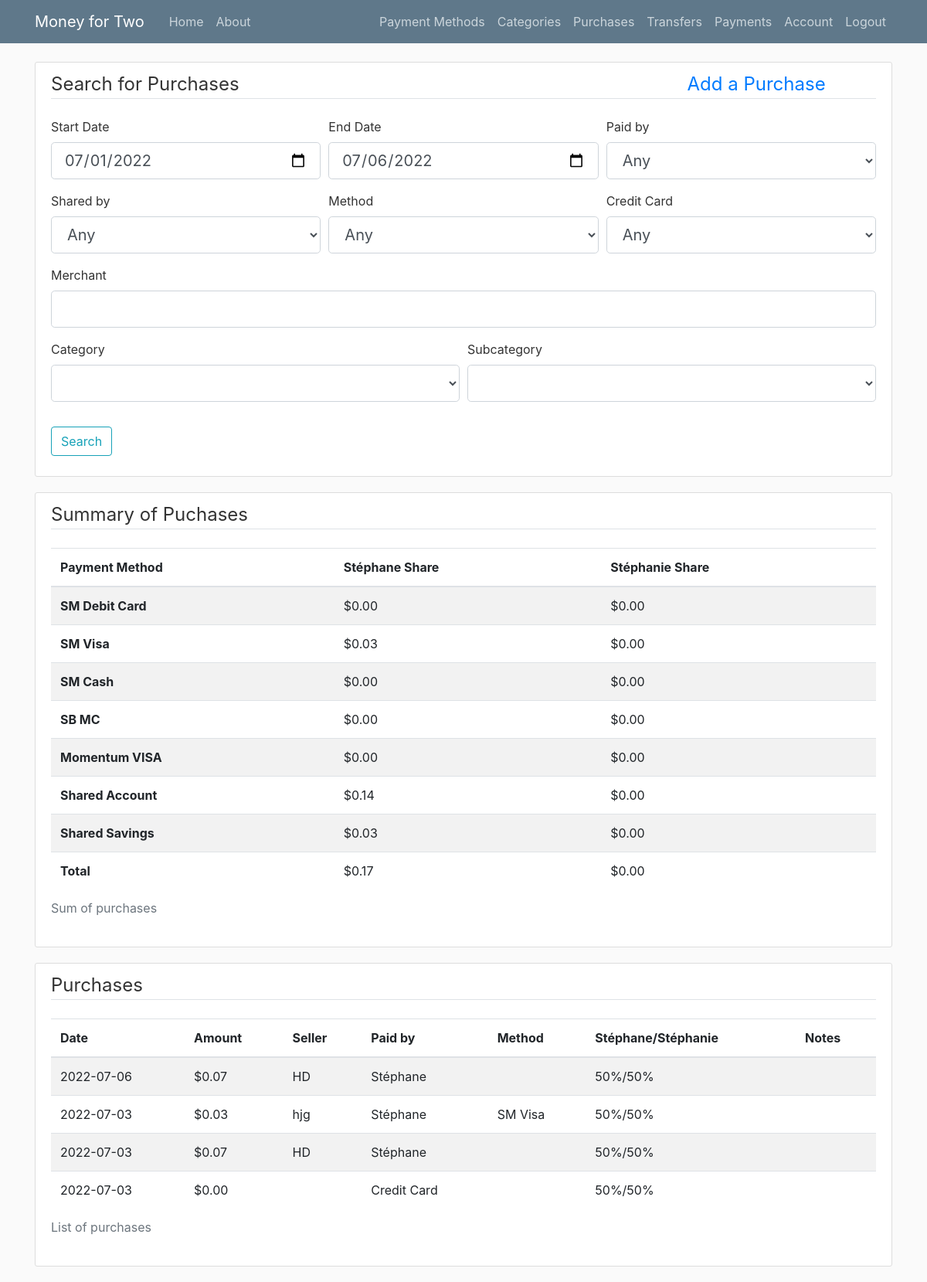
Page /purchases/ (signed in) on the committed database.
### app/models.py (models this page shows, shortened)
class User(db.Model, UserMixin):
    id=db.Column(db.Integer, autoincrement=True,primary_key=True)
    username1 = db.Column(db.String(20), nullable=False)
    username2 = db.Column(db.String(20), nullable=False)
    email = db.Column(db.String(120), unique=True, nullable=False)
    password = db.Column(db.String(60), nullable=False)
    payments = db.relationship('Payment',backref='payer',lazy=True)
    purchases = db.relationship('Purchase',backref='purchaser',lazy=True)
    transfers = db.relationship('Transfer',backref='transferer',lazy=True)
    cards = db.relationship('Card',backref='carder',lazy=True)
    methods = db.relationship('Method',backref='methoder',lazy=True)
    categories = db.relationship('Category',backref='categoryer',lazy=True)

class Method(db.Model):
    id = db.Column(db.Integer, autoincrement=True,primary_key=True)
    method = db.Column(db.String(20),nullable=False,unique=True)
    user_id = db.Column(db.Integer, db.ForeignKey('user.id'), nullable=False)
    purchases = db.relationship('Purchase',backref='purchase_method',lazy=True)

class Card(db.Model):
    id = db.Column(db.Integer, autoincrement=True,primary_key=True)
    card = db.Column(db.String(20),nullable=False,unique=True)
    user_id = db.Column(db.Integer, db.ForeignKey('user.id'), nullable=False)
    payments = db.relationship('Payment',backref='card_paid',lazy=True)
    purchases = db.relationship('Purchase',backref='card_used',lazy=True)

class Purchase(db.Model):
    id = db.Column(db.Integer, autoincrement=True, primary_key=True)
    date = db.Column(db.Date,nullable=False,default=date.today)
    amount = db.Column(db.Numeric,nullable=False)
    seller = db.Column(db.String(120),nullable=False)
    paid_by = db.Column(db.Integer,nullable=False)
    user1_pct = db.Column(db.Numeric,nullable=False)
    notes = db.Column(db.String(120))
    user_id = db.Column(db.Integer, db.ForeignKey('user.id'), nullable=False)
    method_id = db.Column(db.Integer, db.ForeignKey('method.id'), nullable=True)
    card_id = db.Column(db.Integer, db.ForeignKey('card.id'), nullable=True)
    subcategory_id = db.Column(db.Integer, db.ForeignKey('subcategory.id'), nullable=True)

### app/routes.py (the view, shortened to what this page needs)
@app.route('/purchases/', methods=['GET','POST'])
def purchases():
    form = PurchaseQueryForm()
    form.paid_by.choices = [(3,'Any')]+[(1,current_user.username1+'*'),(2,current_user.username2+'*')]
    form.shared_by.choices = [(3,'Any')]+[(1,current_user.username1+'*'),(2,current_user.username2+'*')]
    methods = Method.query.filter_by(user_id=current_user.id).all()
    form.method_id.choices = [(-1,'Any')]+[(method.id, method.method) for method in methods]
    cards = Card.query.filter_by(user_id=current_user.id).all()
    form.card_id.choices = [(-1,'Any')]+[(card.id, card.card) for card in cards]
    form_card_sums=[]
    csum1 = 0
    csum2 = 0
    form_method_sums=[]
    msum1 = 0
    msum2 = 0
    if not request.args: #request.method == 'GET':
        form_start=datetime.today().date().replace(day=1)
        form_end=datetime.today().date()
        form_card=-1
        form_method=-1
        form_paid_by=3
        form_shared_by=3
        form_seller=''
        purchases = db.session.query(Purchase).filter(and_(Purchase.user_id==current_user.id, Purchase.date>=datetime.today().date().replace(day=1))).order_by(desc(Purchase.date)).all()
        print(payments)
        for method in methods:
            form_msum1=Purchase.query.with_entities(func.sum(Purchase.amount).label("mySum")).filter(and_(Purchase.user_id==current_user.id, Purchase.method_id==method.id, Purchase.date>=datetime.today().date().replace(day=1),Purchase.paid_by==1)).first()
            form_msum2=Purchase.query.with_entities(func.sum(Purchase.amount).label("mySum")).filter(and_(Purchase.user_id==current_user.id, Purchase.method_id==method.id, Purchase.date>=datetime.today().date().replace(day=1),Purchase.paid_by==2)).first()
            if form_msum1.mySum and int(form_paid_by)!=2:
                form_msumpaidby1 = float(form_msum1.mySum)
            else:
                form_msumpaidby1 = 0
            if form_msum2.mySum and int(form_paid_by)!=1:
                form_msumpaidby2 = float(form_msum2.mySum)
            else:
                form_msumpaidby2 = 0
            form_method_sums.append([method.method,form_msumpaidby1,form_msumpaidby2])
            msum1+=form_msumpaidby1
            msum2+=form_msumpaidby2
        for card in cards:
            form_csum1=Purchase.query.with_entities(func.sum(Purchase.amount).label("mySum")).filter(and_(Purchase.user_id==current_user.id, Purchase.card_id==card.id, Purchase.date>=datetime.today().date().replace(day=1),Purchase.paid_by==1)).first()
            form_csum2=Purchase.query.with_entities(func.sum(Purchase.amount).label("mySum")).filter(and_(Purchase.user_id==current_user.id, Purchase.card_id==card.id, Purchase.date>=datetime.today().date().replace(day=1),Purchase.paid_by==2)).first()
            if form_csum1.mySum and int(form_paid_by)!=2:
                form_csumpaidby1 = float(form_csum1.mySum)
            else:
                form_csumpaidby1 = 0
            if form_csum2.mySum and int(form_paid_by)!=1:
                form_csumpaidby2 = float(form_csum2.mySum)
            else:
                form_csumpaidby2 = 0
            form_card_sums.append([card.card,form_csumpaidby1,form_csumpaidby2])
            csum1+=form_csumpaidby1
            csum2+=form_csumpaidby2
    print(form_start)
    print(form_end)
    print(form_paid_by)
    print(form_seller)
    print(form_card)
    print(form_method)
    print(form_shared_by)
    return render_template('purchases.html', title='Purchases', form=form, form_start=form_start, form_end=form_end, form_paid_by=form_paid_by, form_shared_by=form_shared_by, form_seller=form_seller, form_card=form_card, form_method=form_method, purchases=purchases, user1=current_user.username1, user2=current_user.username2, method_sums=form_method_sums, msum1=msum1, msum2=msum2, card_sums=form_card_sums, csum1=csum1, csum2=csum2)

### app/forms.py (shortened to what this page needs)
class PurchaseQueryForm(FlaskForm):
    start_date = DateField('Start Date', validators=[DataRequired()])
    end_date = DateField('End Date', validators=[DataRequired()])
    paid_by = SelectField('Paid by', validators=[DataRequired()])
    shared_by = SelectField('Shared by', validators=[DataRequired()])
    method_id = SelectField('Method', validators=[DataRequired()])
    category_id = SelectField('Category', validators=[DataRequired()])
    subcategory_id = SelectField('Subcategory', validators=[DataRequired()])
    card_id = SelectField('Credit Card', validators=[DataRequired()])
    seller = StringField('Merchant', validators=[Length(max=80)])
    submit = SubmitField('Search')

### app/models.py (called while the page is built)
@login_manager.user_loader
def load_user(user_id):
    return User.query.get(int(user_id))

### app/templates/purchases.html (shortened to what this page needs)
{% extends "layout.html" %}
{% block content %}
<div class="content-section">
    <form method="POST" action="">
        <fieldset class="form-group">
            <legend class="border-bottom mb-4">
                <div class="row">
                    <div class="col">
                    Search for Purchases
                    </div>
                    <div class="col-3">
                        <a href="{{ url_for('new_purchase') }}">Add a Purchase</a>
                    </div>
                </div>
            </legend>
            <div class="form-row">
                <div class="col">
                    <div class="form-group">
                        {{ form.start_date.label(class="form-control-label") }}
                        {% if form.start_date.errors %}
                            {{ form.start_date(class="form-control form-control-lg is-invalid", value=form_start ) }}
                            <div class="invalid-feedback">
                                {% for error in form.start_date.errors %}
                                    <span>{{ error }}</span>
                                {% endfor %}
                            </div>
                        {% else %}
                            {{ form.start_date(class="form-control form-control-lg", value=form_start ) }}
                        {% endif %}
                    </div>
                </div>
                <div class="col">
                    <div class="form-group">
                        {{ form.end_date.label(class="form-control-label") }}
                        {% if form.end_date.errors %}
                            {{ form.end_date(class="form-control form-control-lg is-invalid", value=form_end) }}
                            <div class="invalid-feedback">
                                {% for error in form.end_date.errors %}
                                    <span>{{ error }}</span>
                                {% endfor %}
                            </div>
                        {% else %}
                            {{ form.end_date(class="form-control form-control-lg", value=form_end) }}
                        {% endif %}
                    </div>
                </div>
                <div class="col">
                    <div class="form-group">
                        {{ form.paid_by.label(class="form-control-label") }}
                        {% if form_paid_by !=3%}
                            {{ form.paid_by(class="form-control form-control-lg", value=form_paid_by) }}
                        {% else %}
                            {{ form.paid_by(class="form-control form-control-lg") }}
                        {% endif %}
                    </div>
                </div>
            </div>
            <div class="form-row">
                <div class="col">
                    <div class="form-group">
                        {{ form.shared_by.label(class="form-control-label") }}
                        {% if form_shared_by%}
                            {{ form.shared_by(class="form-control form-control-lg", value=form_shared_by) }}
                        {% else %}
                            {{ form.shared_by(class="form-control form-control-lg") }}
                        {% endif %}
                    </div>
                </div>
                <div class="col">
                    <div class="form-group">
                        {{ form.method_id.label(class="form-control-label") }}
                        {% if form_method!=-1 %}
                            {{ form.method_id(class="form-control form-control-lg", value=form_method) }}
                        {% else %}
                            {{ form.method_id(class="form-control form-control-lg") }}
                        {% endif %}
                    </div>
                </div>
                <div class="col">
                    <div class="form-group">
                        {{ form.card_id.label(class="form-control-label") }}
                        {% if form_card!=-1 %}
                            {{ form.card_id(class="form-control form-control-lg", value=form_card) }}
                        {% else %}
                            {{ form.card_id(class="form-control form-control-lg") }}
                        {% endif %}
                    </div>
                </div>
            </div>
            <div class="form-row">
                <div class="col">
                    <div class="form-group">
                        {{ form.seller.label(class="form-control-label") }}
                        {% if form.seller.errors %}
                            {{ form.seller(class="form-control is-invalid", value=form_seller) }}
                            <div class="invalid-feedback">
                                {% for error in form.seller.errors %}
                                    <span>{{ error }}</span>
                                {% endfor %}
                            </div>
                        {% else %}
                            {{ form.seller(class="form-control form-control-lg", value=form_seller) }}
                        {% endif %}
                    </div>
                </div>
            </div>
            <div class="form-row">
                <div class="col">
                    <div class="form-group">
                        {{ form.category_id.label(class="form-control-label") }}
                        {{ form.category_id(class="form-control form-control-lg") }}
                    </div>
                </div>
                <div class="col">
                    <div class="form-group">
                        {{ form.subcategory_id.label(class="form-control-label") }}
                        {{ form.subcategory_id(class="form-control form-control-lg") }}
                    </div>
                </div>
            </div>
        </fieldset>
        <div class="form-group">
            {{ form.submit(class="btn btn-outline-info") }}
        </div>
    </form>
</div>
<div class="content-section">
    <legend class="border-bottom mb-4">Summary of Puchases</legend>
    <div class="table-responsive">
        <table class="table table-striped">
            <caption>Sum of purchases</caption>
            <thead>
            <tr>
                <th scope="col"> Payment Method </th>
                <th scope="col">{{ user1 }} Share</th>
                <th scope="col">{{ user2 }} Share</th>
            </tr>
            </thead>
            <tbody>
                {% for method_sum, mpaidby1, mpaidby2 in method_sums %}
                <tr>
                    <th scope="row" >{{ method_sum }}</th>
                    <td>${{ '%0.2f'| format( mpaidby1 |float) }}</td>
                    <td>${{ '%0.2f'| format( mpaidby2 |float) }}</td>
                </tr>
                {% endfor %}
                {% for card_sum, cpaidby1, cpaidby2 in card_sums %}
                <tr>
                    <th scope="row" >{{ card_sum }}</th>
                    <td>${{ '%0.2f'| format( cpaidby1 |float) }}</td>
                    <td>${{ '%0.2f'| format( cpaidby2 |float) }}</td>
                </tr>
                {% endfor %}
                <tr>
                    <th scope="row" >Total</th>
                    <td>${{ '%0.2f'| format( csum1+csum2 |float) }}</td>
                    <td>${{ '%0.2f'| format( csum2+csum2 |float) }}</td>
                </tr>
            </tbody>
        </table>
    </div>
</div>
<div class="content-section">
    <legend class="border-bottom mb-4">Purchases</legend>
    <table class="table table-striped">
        <caption>List of purchases</caption>
        <thead>
          <tr>
            <th scope="col">Date</th>
            <th scope="col">Amount</th>
            <th scope="col">Seller</th>
            <th scope="col">Paid by</th>
            <th scope="col">Method</th>
            <th scope="col">{{user1}}/{{user2}}</th>
            <th scope="col">Notes</th>
          </tr>
        </thead>
        <tbody>
            {% for purchase in purchases %}
            <tr>
                <td>{{ purchase.date }}</td>
                <td>${{ '%0.2f'| format(purchase.amount|float) }}</td>
                <td>{{ purchase.seller }}</td>
                {% if purchase.paid_by==1 %}
                    <td>{{ user1 }}</td>
                {% elif purchase.paid_by==2 %}
                    <td>{{ user1 }}</td>
                {% else %}
                    <td>Credit Card</td>
                {% endif %}
                {% if purchase.paid_by==3 %}
                    <td>{{ purchase.card_used.card }}</td>
                {% else %}
                    <td>{{ purchase.purchase_method.method }}</td>
                {% endif %}
                <td>{{ '%0.0f'| format(100-purchase.user1_pct|float) }}%/{{ '%0.0f'| format(purchase.user1_pct|float) }}%</td>
                <td>{{ purchase.notes }}</td>
            </tr>
            {% endfor %}
        </tbody>
    </table>
</div>
{% endblock content %}

### app/static/main.css (style rules this page uses)
body { background: #fafafa; color: #333333; margin-top: 5rem; }
.content-section { background: #ffffff; padding: 10px 20px; border: 1px solid #dddddd; border-radius: 3px; margin-bottom: 20px; }

### rows in the picture
User: username1 "Stéphane", username2 "Stéphanie"
Method: method "SM Debit Card", mpaidby1 "0.00", mpaidby2 "0.00"
Method: method "SM Visa", mpaidby1 "0.03", mpaidby2 "0.00"
Method: method "SM Cash", mpaidby1 "0.00", mpaidby2 "0.00"
Method: method "SB MC", mpaidby1 "0.00", mpaidby2 "0.00"
Card: card "Momentum VISA", cpaidby1 "0.00", cpaidby2 "0.00"
Card: card "Shared Account", cpaidby1 "0.14", cpaidby2 "0.00"
Card: card "Shared Savings", cpaidby1 "0.03", cpaidby2 "0.00"
Purchase: date "2022-07-06", amount "0.07", seller "HD", 100-purchase.user1_pct|float "50", user1_pct "50"
Purchase: date "2022-07-03", amount "0.03", seller "hjg", purchase_method.method "SM Visa", 100-purchase.user1_pct|float "50", user1_pct "50"
Purchase: date "2022-07-03", amount "0.07", seller "HD", 100-purchase.user1_pct|float "50", user1_pct "50"
Purchase: date "2022-07-03", amount "0.00", paid_by "Credit Card", 100-purchase.user1_pct|float "50", user1_pct "50"

### other values in the picture
{{ '%0.2f'| format( csum1+csum2 |float) }} "0.17"
{{ '%0.2f'| format( csum2+csum2 |float) }} "0.00"
